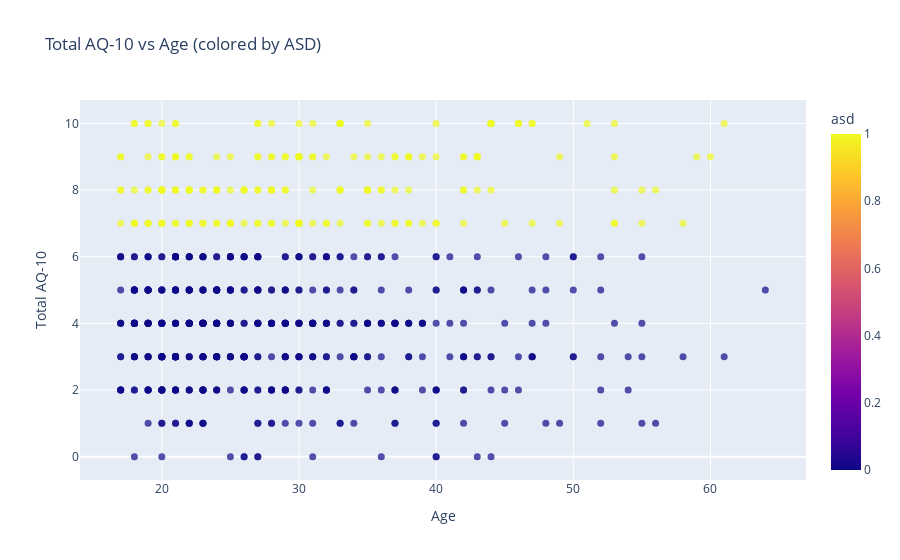
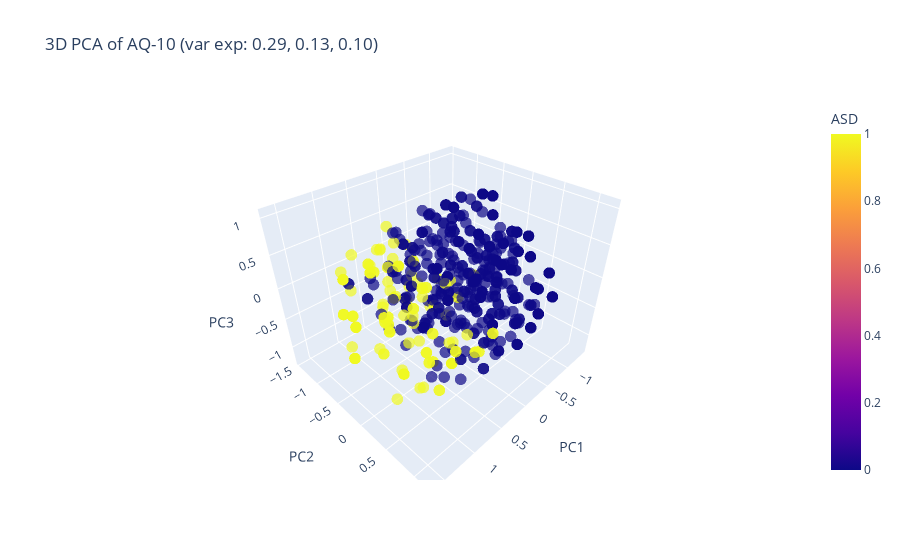

Here is the notebook cell these charts were saved with, in order:
### Code cell
# Plotly: 2D scatter (Total Score vs Age) and 3D PCA of scores
clean_df["total_score"] = clean_df[score_cols].sum(axis=1)

# 2D scatter
if "age" in clean_df.columns:
    fig2d = px.scatter(
        clean_df,
        x="age",
        y="total_score",
        color=TARGET,
        color_discrete_map={0: "#4C78A8", 1: "#F58518"},
        labels={"age": "Age", "total_score": "Total AQ-10"},
        title="Total AQ-10 vs Age (colored by ASD)",
        opacity=0.7,
    )
    fig2d.update_traces(marker=dict(size=7))
    fig2d.show()

# 3D PCA using AQ-10 scores
pca = PCA(n_components=3, random_state=42)
X_scores = clean_df[score_cols].astype(float).values
pcs = pca.fit_transform(X_scores)
plot_df = pd.DataFrame(pcs, columns=["PC1", "PC2", "PC3"]).assign(ASD=clean_df[TARGET].values)
expl = pca.explained_variance_ratio_

fig3d = px.scatter_3d(
    plot_df,
    x="PC1",
    y="PC2",
    z="PC3",
    color="ASD",
    color_discrete_map={0: "#4C78A8", 1: "#F58518"},
    title=f"3D PCA of AQ-10 (var exp: {expl[0]:.2f}, {expl[1]:.2f}, {expl[2]:.2f})",
    opacity=0.7,
)
fig3d.update_traces(marker=dict(size=4))
fig3d.show()

### Figure 1 — Plotly figure (JSON) as saved in the notebook; plotly's stock layout.template omitted (floating-point values rounded to 4 significant figures; data arrays with more than 128 entries replaced by an {"elided": "..."} marker saying what was removed)
{"data": [{"hovertemplate": "Age=%{x}<br>Total AQ-10=%{y}<br>asd=%{marker.color}<extra></extra>", "legendgroup": "", "marker": {"color": {"elided": "703 int values"}, "coloraxis": "coloraxis", "opacity": 0.7, "size": 7, "symbol": "circle"}, "mode": "markers", "name": "", "orientation": "v", "showlegend": false, "type": "scatter", "x": {"elided": "703 float values"}, "xaxis": "x", "y": {"elided": "703 int values"}, "yaxis": "y"}], "layout": {"coloraxis": {"colorbar": {"title": {"text": "asd"}}, "colorscale": [[0, "#0d0887"], [0.1111, "#46039f"], [0.2222, "#7201a8"], [0.3333, "#9c179e"], [0.4444, "#bd3786"], [0.5556, "#d8576b"], [0.6667, "#ed7953"], [0.7778, "#fb9f3a"], [0.8889, "#fdca26"], [1, "#f0f921"]]}, "legend": {"tracegroupgap": 0}, "title": {"text": "Total AQ-10 vs Age (colored by ASD)"}, "xaxis": {"anchor": "y", "domain": [0, 1], "title": {"text": "Age"}}, "yaxis": {"anchor": "x", "domain": [0, 1], "title": {"text": "Total AQ-10"}}}}

### Figure 2 — Plotly figure (JSON) as saved in the notebook; plotly's stock layout.template omitted (floating-point values rounded to 4 significant figures; data arrays with more than 128 entries replaced by an {"elided": "..."} marker saying what was removed)
{"data": [{"hovertemplate": "PC1=%{x}<br>PC2=%{y}<br>PC3=%{z}<br>ASD=%{marker.color}<extra></extra>", "legendgroup": "", "marker": {"color": {"elided": "703 int values"}, "coloraxis": "coloraxis", "opacity": 0.7, "size": 4, "symbol": "circle"}, "mode": "markers", "name": "", "scene": "scene", "showlegend": false, "type": "scatter3d", "x": {"elided": "703 float values"}, "y": {"elided": "703 float values"}, "z": {"elided": "703 float values"}}], "layout": {"coloraxis": {"colorbar": {"title": {"text": "ASD"}}, "colorscale": [[0, "#0d0887"], [0.1111, "#46039f"], [0.2222, "#7201a8"], [0.3333, "#9c179e"], [0.4444, "#bd3786"], [0.5556, "#d8576b"], [0.6667, "#ed7953"], [0.7778, "#fb9f3a"], [0.8889, "#fdca26"], [1, "#f0f921"]]}, "legend": {"tracegroupgap": 0}, "scene": {"domain": {"x": [0, 1], "y": [0, 1]}, "xaxis": {"title": {"text": "PC1"}}, "yaxis": {"title": {"text": "PC2"}}, "zaxis": {"title": {"text": "PC3"}}}, "title": {"text": "3D PCA of AQ-10 (var exp: 0.29, 0.13, 0.10)"}}}
